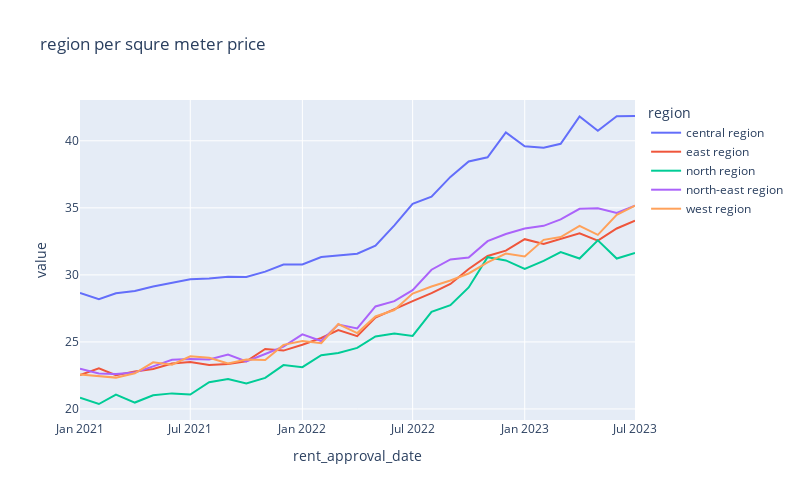

Notebook code cell kept with this figure:
### Markdown cell above
### Regional

### Code cell
plot_psqm_trend(train_df_cleaned, 'region').show()

### Figure 1 — Plotly figure (JSON) as saved in the notebook; plotly's stock layout.template omitted (floating-point values rounded to 4 significant figures)
{"data": [{"hovertemplate": "region=central region<br>rent_approval_date=%{x}<br>value=%{y}<extra></extra>", "legendgroup": "central region", "line": {"color": "#636efa", "dash": "solid"}, "marker": {"symbol": "circle"}, "mode": "lines", "name": "central region", "orientation": "v", "showlegend": true, "type": "scatter", "x": ["2021-01", "2021-02", "2021-03", "2021-04", "2021-05", "2021-06", "2021-07", "2021-08", "2021-09", "2021-10", "2021-11", "2021-12", "2022-01", "2022-02", "2022-03", "2022-04", "2022-05", "2022-06", "2022-07", "2022-08", "2022-09", "2022-10", "2022-11", "2022-12", "2023-01", "2023-02", "2023-03", "2023-04", "2023-05", "2023-06", "2023-07"], "xaxis": "x", "y": [28.65, 28.19, 28.63, 28.8, 29.13, 29.43, 29.67, 29.74, 29.87, 29.84, 30.24, 30.77, 30.77, 31.33, 31.42, 31.58, 32.18, 33.69, 35.3, 35.83, 37.31, 38.46, 38.77, 40.63, 39.59, 39.49, 39.78, 41.81, 40.75, 41.84, 41.85], "yaxis": "y"}, {"hovertemplate": "region=east region<br>rent_approval_date=%{x}<br>value=%{y}<extra></extra>", "legendgroup": "east region", "line": {"color": "#EF553B", "dash": "solid"}, "marker": {"symbol": "circle"}, "mode": "lines", "name": "east region", "orientation": "v", "showlegend": true, "type": "scatter", "x": ["2021-01", "2021-02", "2021-03", "2021-04", "2021-05", "2021-06", "2021-07", "2021-08", "2021-09", "2021-10", "2021-11", "2021-12", "2022-01", "2022-02", "2022-03", "2022-04", "2022-05", "2022-06", "2022-07", "2022-08", "2022-09", "2022-10", "2022-11", "2022-12", "2023-01", "2023-02", "2023-03", "2023-04", "2023-05", "2023-06", "2023-07"], "xaxis": "x", "y": [22.53, 23.02, 22.52, 22.8, 22.97, 23.39, 23.5, 23.28, 23.35, 23.55, 24.48, 24.35, 24.79, 25.3, 25.88, 25.43, 26.81, 27.46, 28.04, 28.65, 29.32, 30.44, 31.41, 31.81, 32.66, 32.31, 32.67, 33.1, 32.55, 33.46, 34.05], "yaxis": "y"}, {"hovertemplate": "region=north region<br>rent_approval_date=%{x}<br>value=%{y}<extra></extra>", "legendgroup": "north region", "line": {"color": "#00cc96", "dash": "solid"}, "marker": {"symbol": "circle"}, "mode": "lines", "name": "north region", "orientation": "v", "showlegend": true, "type": "scatter", "x": ["2021-01", "2021-02", "2021-03", "2021-04", "2021-05", "2021-06", "2021-07", "2021-08", "2021-09", "2021-10", "2021-11", "2021-12", "2022-01", "2022-02", "2022-03", "2022-04", "2022-05", "2022-06", "2022-07", "2022-08", "2022-09", "2022-10", "2022-11", "2022-12", "2023-01", "2023-02", "2023-03", "2023-04", "2023-05", "2023-06", "2023-07"], "xaxis": "x", "y": [20.84, 20.37, 21.08, 20.48, 21.02, 21.16, 21.08, 21.99, 22.23, 21.91, 22.32, 23.27, 23.11, 24.01, 24.18, 24.56, 25.4, 25.62, 25.44, 27.24, 27.74, 29.07, 31.32, 31.08, 30.44, 31.05, 31.69, 31.22, 32.58, 31.22, 31.63], "yaxis": "y"}, {"hovertemplate": "region=north-east region<br>rent_approval_date=%{x}<br>value=%{y}<extra></extra>", "legendgroup": "north-east region", "line": {"color": "#ab63fa", "dash": "solid"}, "marker": {"symbol": "circle"}, "mode": "lines", "name": "north-east region", "orientation": "v", "showlegend": true, "type": "scatter", "x": ["2021-01", "2021-02", "2021-03", "2021-04", "2021-05", "2021-06", "2021-07", "2021-08", "2021-09", "2021-10", "2021-11", "2021-12", "2022-01", "2022-02", "2022-03", "2022-04", "2022-05", "2022-06", "2022-07", "2022-08", "2022-09", "2022-10", "2022-11", "2022-12", "2023-01", "2023-02", "2023-03", "2023-04", "2023-05", "2023-06", "2023-07"], "xaxis": "x", "y": [23.01, 22.65, 22.6, 22.71, 23.18, 23.66, 23.73, 23.69, 24.06, 23.54, 24.1, 24.65, 25.57, 25.07, 26.29, 26.01, 27.64, 28.04, 28.86, 30.38, 31.16, 31.3, 32.52, 33.05, 33.46, 33.66, 34.14, 34.93, 34.97, 34.62, 35.17], "yaxis": "y"}, {"hovertemplate": "region=west region<br>rent_approval_date=%{x}<br>value=%{y}<extra></extra>", "legendgroup": "west region", "line": {"color": "#FFA15A", "dash": "solid"}, "marker": {"symbol": "circle"}, "mode": "lines", "name": "west region", "orientation": "v", "showlegend": true, "type": "scatter", "x": ["2021-01", "2021-02", "2021-03", "2021-04", "2021-05", "2021-06", "2021-07", "2021-08", "2021-09", "2021-10", "2021-11", "2021-12", "2022-01", "2022-02", "2022-03", "2022-04", "2022-05", "2022-06", "2022-07", "2022-08", "2022-09", "2022-10", "2022-11", "2022-12", "2023-01", "2023-02", "2023-03", "2023-04", "2023-05", "2023-06", "2023-07"], "xaxis": "x", "y": [22.56, 22.44, 22.34, 22.66, 23.48, 23.3, 23.93, 23.81, 23.38, 23.7, 23.65, 24.78, 25.06, 24.91, 26.34, 25.66, 26.9, 27.38, 28.61, 29.13, 29.58, 30.1, 30.93, 31.59, 31.38, 32.61, 32.82, 33.66, 32.98, 34.49, 35.17], "yaxis": "y"}], "layout": {"height": 500, "legend": {"title": {"text": "region"}, "tracegroupgap": 0}, "title": {"text": "region per squre meter price"}, "width": 800, "xaxis": {"anchor": "y", "domain": [0, 1], "title": {"text": "rent_approval_date"}}, "yaxis": {"anchor": "x", "domain": [0, 1], "title": {"text": "value"}}}}
